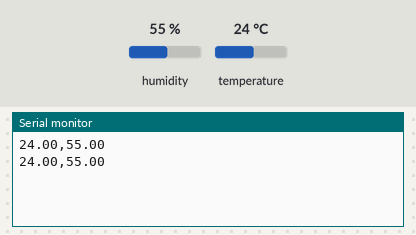
Bench run of a sketch on a simulated Arduino Mega 2560, built with avr-gcc and run on an emulated ATmega2560. On the bench: the last lines printed to the serial monitor. Inputs (shaded band) come from the test bench; at power-on: humidity 55 %, temperature 24 °C.

Above: at 2.8 s.
2.9 s: humidity set to 22 %
At 5.1 s:
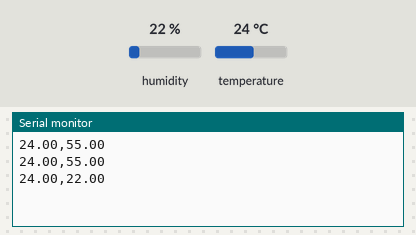
5.6 s: temperature set to 12 °C
At 7.5 s:
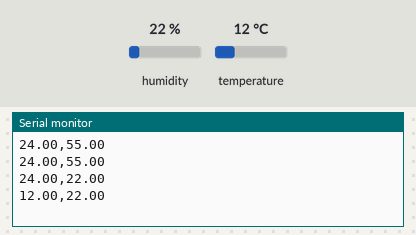
8.3 s: humidity set to 40 %
At 11.0 s:
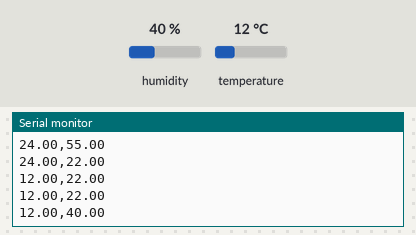
Timing chart, 0 to 12.5 s (numbered marks = the images above; inputs shaded):
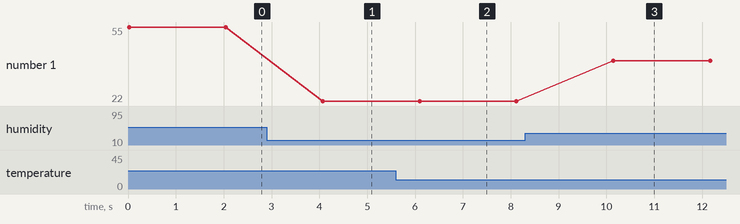

The sketch:

MyReskill_Serial.ino
```cpp
// Read DHT11 sensor and send serially to PC

#include <DHT.h>         // Include Adafruit DHT11 Sensors Library

#define DHTPIN 23          // DHT11 Output Pin connection
#define DHTTYPE DHT11     // DHT Type is DHT11

DHT dht(DHTPIN, DHTTYPE);   // Initialize DHT sensor

void setup () {
  dht.begin();
  Serial.begin(115200);         // To see data on serial monitor
}

void loop (){

    float H = dht.readHumidity();     //Read Humidity
    float T = dht.readTemperature();    // Read temperature as Celsius

    // Check if any reads failed and if exit
    if (isnan(H) || isnan(T)){
      Serial.println("Failed to read from DHT sensor!");
      return;
    }

    // Combine Humidity and Temperature into single string
    String dhtData = String(T) + "," + String(H);
    Serial.println(dhtData);
    delay(2000);   // Wait two seconds between measurements
}
```

Measured:
- after the input at 2.9 s, the serial monitor: prints a new line after 1.2 s (image 1)
- after the input at 5.6 s, the serial monitor: prints a new line after 0.50 s (image 2)
- after the input at 8.3 s, the serial monitor: prints a new line after 1.8 s (image 3)
- plotted number 1: 55 → 22 after the input at 2.9 s, 22 → 40 after the input at 8.3 s
